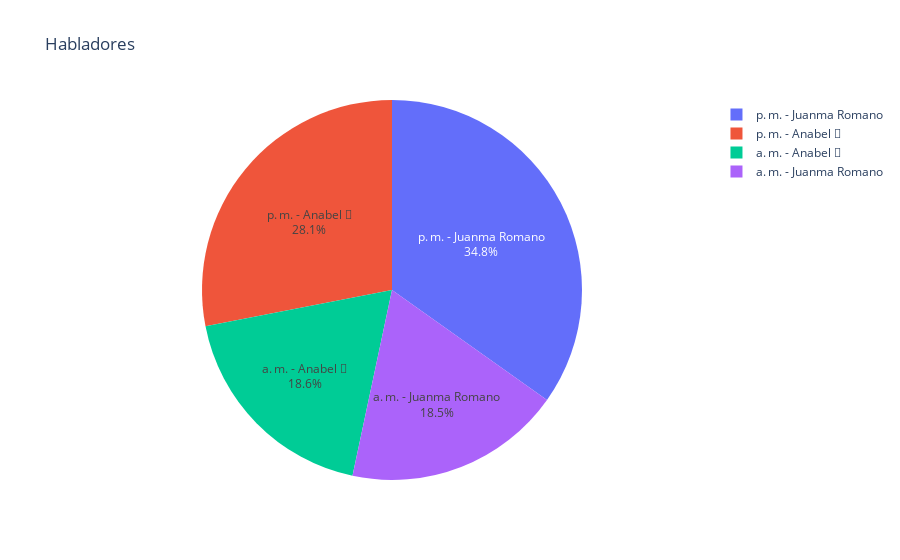

Notebook cell for this chart:
### Markdown cell above
### Show most talk member(s)
Based on the messages quantity

### Code cell
fig_users = px.pie(df_active_members, values='Mensaje', names=df_active_members['Miembro'], title='Habladores')
fig_users.update_traces(textposition='inside', textinfo='percent+label')

fig_users.write_image(get_save_path(save_path, f'{chat_name}-most-talk.png'))
fig_users.show()

### Figure 1 — Plotly figure (JSON) as saved in the notebook; plotly's stock layout.template omitted (floating-point values rounded to 4 significant figures)
{"data": [{"domain": {"x": [0, 1], "y": [0, 1]}, "hovertemplate": "Miembro=%{label}<br>Mensaje=%{value}<extra></extra>", "labels": ["p. m. - Juanma Romano", "p. m. - Anabel 🌷", "a. m. - Anabel 🌷", "a. m. - Juanma Romano"], "legendgroup": "", "name": "", "showlegend": true, "textinfo": "percent+label", "textposition": "inside", "type": "pie", "values": [846, 682, 452, 450]}], "layout": {"legend": {"tracegroupgap": 0}, "title": {"text": "Habladores"}}}
